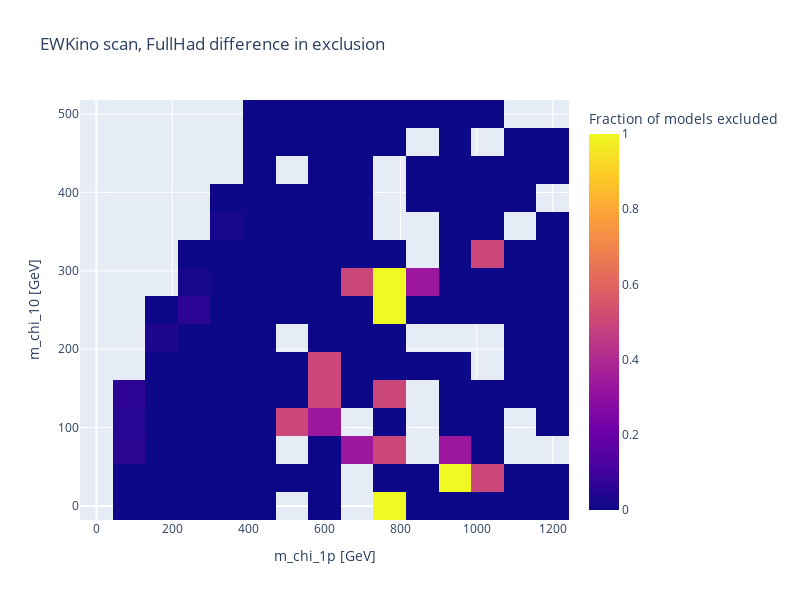
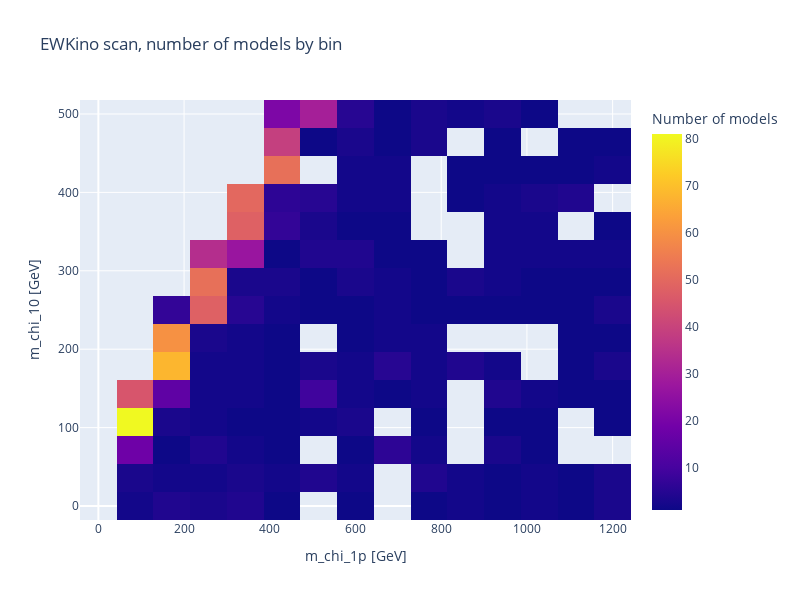

Write notebook code for charts like these, in order.
### Code cell
def recreate_figure_4_7a_from_BenH_thesis(df, num_bins):
    
    plt.style.use('default')
    
    true_frac_excluded, total_models = exclusions_by_bin(df, CLs_name='FullHad__ObsCLs', num_bins=num_bins)
    pred_frac_excluded, total_models = exclusions_by_bin(df, CLs_name='Predicted_FullHad_CLs', num_bins=num_bins)
    
    # Make 2D heatmap plots
    fig_x=np.linspace(0, 1200, num_bins)
    fig_y=np.linspace(0, 500, num_bins)
    
    fig_true = px.imshow(true_frac_excluded, 
                         labels=dict(x="m_chi_1p [GeV]", y="m_chi_10 [GeV]", color="Fraction of models excluded"), 
                         x=fig_x, y=fig_y, origin="lower", width=800, height=600, title="EWKino scan, FullHad exclusion", aspect='square')
    
    fig_pred = px.imshow(pred_frac_excluded, 
                         labels=dict(x="m_chi_1p [GeV]", y="m_chi_10 [GeV]", color="Fraction of models excluded"), 
                         x=fig_x, y=fig_y, origin="lower", width=800, height=600, title="EWKino scan, Predicted FullHad exclusion", aspect='square')
    
    fig_diff = px.imshow(np.abs(true_frac_excluded - pred_frac_excluded), 
                         labels=dict(x="m_chi_1p [GeV]", y="m_chi_10 [GeV]", color="Fraction of models excluded"), 
                         x=fig_x, y=fig_y, origin="lower", width=800, height=600, title="EWKino scan, FullHad difference in exclusion", aspect='square')
    
    fig_total = px.imshow(total_models, 
                         labels=dict(x="m_chi_1p [GeV]", y="m_chi_10 [GeV]", color="Number of models"), 
                         x=fig_x, y=fig_y, origin="lower", width=800, height=600, title="EWKino scan, number of models by bin", aspect='square')
    
    #fig_true.show()
    #fig_pred.show()
    fig_diff.show()
    fig_total.show()

recreate_figure_4_7a_from_BenH_thesis(all_CLs_output_df, 15)

### Figure 1 — Plotly figure (JSON) as saved in the notebook; plotly's stock layout.template omitted (floating-point values rounded to 4 significant figures; data arrays with more than 128 entries replaced by an {"elided": "..."} marker saying what was removed)
{"data": [{"coloraxis": "coloraxis", "hovertemplate": "m_chi_1p [GeV]: %{x}<br>m_chi_10 [GeV]: %{y}<br>Fraction of models excluded: %{z}<extra></extra>", "name": "0", "type": "heatmap", "x": [0, 85.71, 171.4, 257.1, 342.9, 428.6, 514.3, 600, 685.7, 771.4, 857.1, 942.9, 1029.0, 1114.0, 1200], "xaxis": "x", "y": [0, 35.71, 71.43, 107.1, 142.9, 178.6, 214.3, 250, 285.7, 321.4, 357.1, 392.9, 428.6, 464.3, 500], "yaxis": "y", "z": {"elided": "15x15 float values"}}], "layout": {"coloraxis": {"colorbar": {"title": {"text": "Fraction of models excluded"}}, "colorscale": [[0, "#0d0887"], [0.1111, "#46039f"], [0.2222, "#7201a8"], [0.3333, "#9c179e"], [0.4444, "#bd3786"], [0.5556, "#d8576b"], [0.6667, "#ed7953"], [0.7778, "#fb9f3a"], [0.8889, "#fdca26"], [1, "#f0f921"]]}, "height": 600, "title": {"text": "EWKino scan, FullHad difference in exclusion"}, "width": 800, "xaxis": {"anchor": "y", "domain": [0, 1], "title": {"text": "m_chi_1p [GeV]"}}, "yaxis": {"anchor": "x", "autorange": true, "domain": [0, 1], "title": {"text": "m_chi_10 [GeV]"}}}}

### Figure 2 — Plotly figure (JSON) as saved in the notebook; plotly's stock layout.template omitted (floating-point values rounded to 4 significant figures; data arrays with more than 128 entries replaced by an {"elided": "..."} marker saying what was removed)
{"data": [{"coloraxis": "coloraxis", "hovertemplate": "m_chi_1p [GeV]: %{x}<br>m_chi_10 [GeV]: %{y}<br>Number of models: %{z}<extra></extra>", "name": "0", "type": "heatmap", "x": [0, 85.71, 171.4, 257.1, 342.9, 428.6, 514.3, 600, 685.7, 771.4, 857.1, 942.9, 1029.0, 1114.0, 1200], "xaxis": "x", "y": [0, 35.71, 71.43, 107.1, 142.9, 178.6, 214.3, 250, 285.7, 321.4, 357.1, 392.9, 428.6, 464.3, 500], "yaxis": "y", "z": {"elided": "15x15 int values"}}], "layout": {"coloraxis": {"colorbar": {"title": {"text": "Number of models"}}, "colorscale": [[0, "#0d0887"], [0.1111, "#46039f"], [0.2222, "#7201a8"], [0.3333, "#9c179e"], [0.4444, "#bd3786"], [0.5556, "#d8576b"], [0.6667, "#ed7953"], [0.7778, "#fb9f3a"], [0.8889, "#fdca26"], [1, "#f0f921"]]}, "height": 600, "title": {"text": "EWKino scan, number of models by bin"}, "width": 800, "xaxis": {"anchor": "y", "domain": [0, 1], "title": {"text": "m_chi_1p [GeV]"}}, "yaxis": {"anchor": "x", "autorange": true, "domain": [0, 1], "title": {"text": "m_chi_10 [GeV]"}}}}
